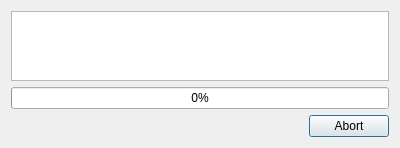
<?xml version="1.0" encoding="UTF-8"?>
<ui version="4.0">
 <class>batch</class>
 <widget class="QDialog" name="batch">
  <property name="geometry">
   <rect>
    <x>0</x>
    <y>0</y>
    <width>400</width>
    <height>148</height>
   </rect>
  </property>
  <property name="windowTitle">
   <string>Batch processing</string>
  </property>
  <layout class="QVBoxLayout" name="verticalLayout">
   <item>
    <widget class="QTextEdit" name="tx_status">
     <property name="textInteractionFlags">
      <set>Qt::NoTextInteraction</set>
     </property>
    </widget>
   </item>
   <item>
    <widget class="QProgressBar" name="pb_progress">
     <property name="value">
      <number>0</number>
     </property>
    </widget>
   </item>
   <item>
    <widget class="QDialogButtonBox" name="buttons">
     <property name="locale">
      <locale language="English" country="UnitedStates"/>
     </property>
     <property name="orientation">
      <enum>Qt::Horizontal</enum>
     </property>
     <property name="standardButtons">
      <set>QDialogButtonBox::Abort</set>
     </property>
    </widget>
   </item>
  </layout>
 </widget>
 <resources/>
 <connections>
  <connection>
   <sender>buttons</sender>
   <signal>accepted()</signal>
   <receiver>batch</receiver>
   <slot>accept()</slot>
   <hints>
    <hint type="sourcelabel">
     <x>248</x>
     <y>254</y>
    </hint>
    <hint type="destinationlabel">
     <x>157</x>
     <y>274</y>
    </hint>
   </hints>
  </connection>
  <connection>
   <sender>buttons</sender>
   <signal>rejected()</signal>
   <receiver>batch</receiver>
   <slot>reject()</slot>
   <hints>
    <hint type="sourcelabel">
     <x>316</x>
     <y>260</y>
    </hint>
    <hint type="destinationlabel">
     <x>286</x>
     <y>274</y>
    </hint>
   </hints>
  </connection>
 </connections>
</ui>
